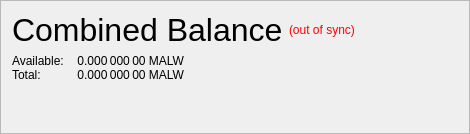
                   <widget class="QFrame" name="frame_CombinedBalances">
                    <property name="minimumSize">
                     <size>
                      <width>470</width>
                      <height>0</height>
                     </size>
                    </property>
                    <property name="frameShape">
                     <enum>QFrame::StyledPanel</enum>
                    </property>
                    <property name="frameShadow">
                     <enum>QFrame::Raised</enum>
                    </property>
                    <layout class="QVBoxLayout" name="verticalLayout_5">
                     <property name="spacing">
                      <number>6</number>
                     </property>
                     <property name="sizeConstraint">
                      <enum>QLayout::SetNoConstraint</enum>
                     </property>
                     <item>
                      <layout class="QHBoxLayout" name="horizontalLayout_5" stretch="0,0,0">
                       <item>
                        <widget class="QLabel" name="label_5z">
                         <property name="minimumSize">
                          <size>
                           <width>0</width>
                           <height>20</height>
                          </size>
                         </property>
                         <property name="font">
                          <font>
                           <pointsize>24</pointsize>
                           <weight>50</weight>
                           <bold>false</bold>
                          </font>
                         </property>
                         <property name="toolTip">
                          <string>Combined Balance (including unconfirmed and immature coins)</string>
                         </property>
                         <property name="text">
                          <string>Combined Balance</string>
                         </property>
                        </widget>
                       </item>
                       <item>
                        <widget class="QLabel" name="labelWalletStatus">
                         <property name="cursor">
                          <cursorShape>WhatsThisCursor</cursorShape>
                         </property>
                         <property name="toolTip">
                          <string>The displayed information may be out of date. Your wallet automatically synchronizes with the MalwareChain network after a connection is established, but this process has not completed yet.</string>
                         </property>
                         <property name="styleSheet">
                          <string notr="true">QLabel { color: red; }</string>
                         </property>
                         <property name="text">
                          <string notr="true">(out of sync)</string>
                         </property>
                         <property name="alignment">
                          <set>Qt::AlignLeading|Qt::AlignLeft|Qt::AlignVCenter</set>
                         </property>
                        </widget>
                       </item>
                       <item>
                        <spacer name="horizontalSpacer_1">
                         <property name="orientation">
                          <enum>Qt::Horizontal</enum>
                         </property>
                         <property name="sizeHint" stdset="0">
                          <size>
                           <width>40</width>
                           <height>20</height>
                          </size>
                         </property>
                        </spacer>
                       </item>
                      </layout>
                     </item>
                     <item>
                      <layout class="QGridLayout" name="gridLayout_3">
                       <property name="horizontalSpacing">
                        <number>12</number>
                       </property>
                       <property name="verticalSpacing">
                        <number>0</number>
                       </property>
                       <item row="1" column="0">
                        <widget class="QLabel" name="labelBalanceTextz">
                         <property name="text">
                          <string>Available:</string>
                         </property>
                        </widget>
                       </item>
                       <item row="1" column="1">
                        <widget class="QLabel" name="labelBalancez">
                         <property name="font">
                          <font>
                           <weight>50</weight>
                           <bold>false</bold>
                          </font>
                         </property>
                         <property name="cursor">
                          <cursorShape>IBeamCursor</cursorShape>
                         </property>
                         <property name="toolTip">
                          <string>Your current spendable balance</string>
                         </property>
                         <property name="text">
                          <string notr="true">0.000 000 00 MALW</string>
                         </property>
                         <property name="alignment">
                          <set>Qt::AlignRight|Qt::AlignTrailing|Qt::AlignVCenter</set>
                         </property>
                         <property name="textInteractionFlags">
                          <set>Qt::LinksAccessibleByMouse|Qt::TextSelectableByKeyboard|Qt::TextSelectableByMouse</set>
                         </property>
                        </widget>
                       </item>
                       <item row="2" column="0">
                        <widget class="QLabel" name="labelTotalTextz">
                         <property name="text">
                          <string>Total:</string>
                         </property>
                        </widget>
                       </item>
                       <item row="2" column="1">
                        <widget class="QLabel" name="labelTotalz">
                         <property name="font">
                          <font>
                           <weight>50</weight>
                           <bold>false</bold>
                          </font>
                         </property>
                         <property name="cursor">
                          <cursorShape>IBeamCursor</cursorShape>
                         </property>
                         <property name="toolTip">
                          <string>Total Balance, including all unavailable coins.</string>
                         </property>
                         <property name="text">
                          <string notr="true">0.000 000 00 MALW</string>
                         </property>
                         <property name="alignment">
                          <set>Qt::AlignRight|Qt::AlignTrailing|Qt::AlignVCenter</set>
                         </property>
                         <property name="textInteractionFlags">
                          <set>Qt::LinksAccessibleByMouse|Qt::TextSelectableByKeyboard|Qt::TextSelectableByMouse</set>
                         </property>
                        </widget>
                       </item>
                       <item row="2" column="3">
                        <spacer name="horizontalSpacer_2">
                         <property name="orientation">
                          <enum>Qt::Horizontal</enum>
                         </property>
                         <property name="sizeHint" stdset="0">
                          <size>
                           <width>40</width>
                           <height>0</height>
                          </size>
                         </property>
                        </spacer>
                       </item>
                      </layout>
                     </item>
                     <item>
                      <spacer name="verticalSpacer_1">
                       <property name="orientation">
                        <enum>Qt::Vertical</enum>
                       </property>
                       <property name="sizeHint" stdset="0">
                        <size>
                         <width>20</width>
                         <height>40</height>
                        </size>
                       </property>
                      </spacer>
                     </item>
                    </layout>
                   </widget>
